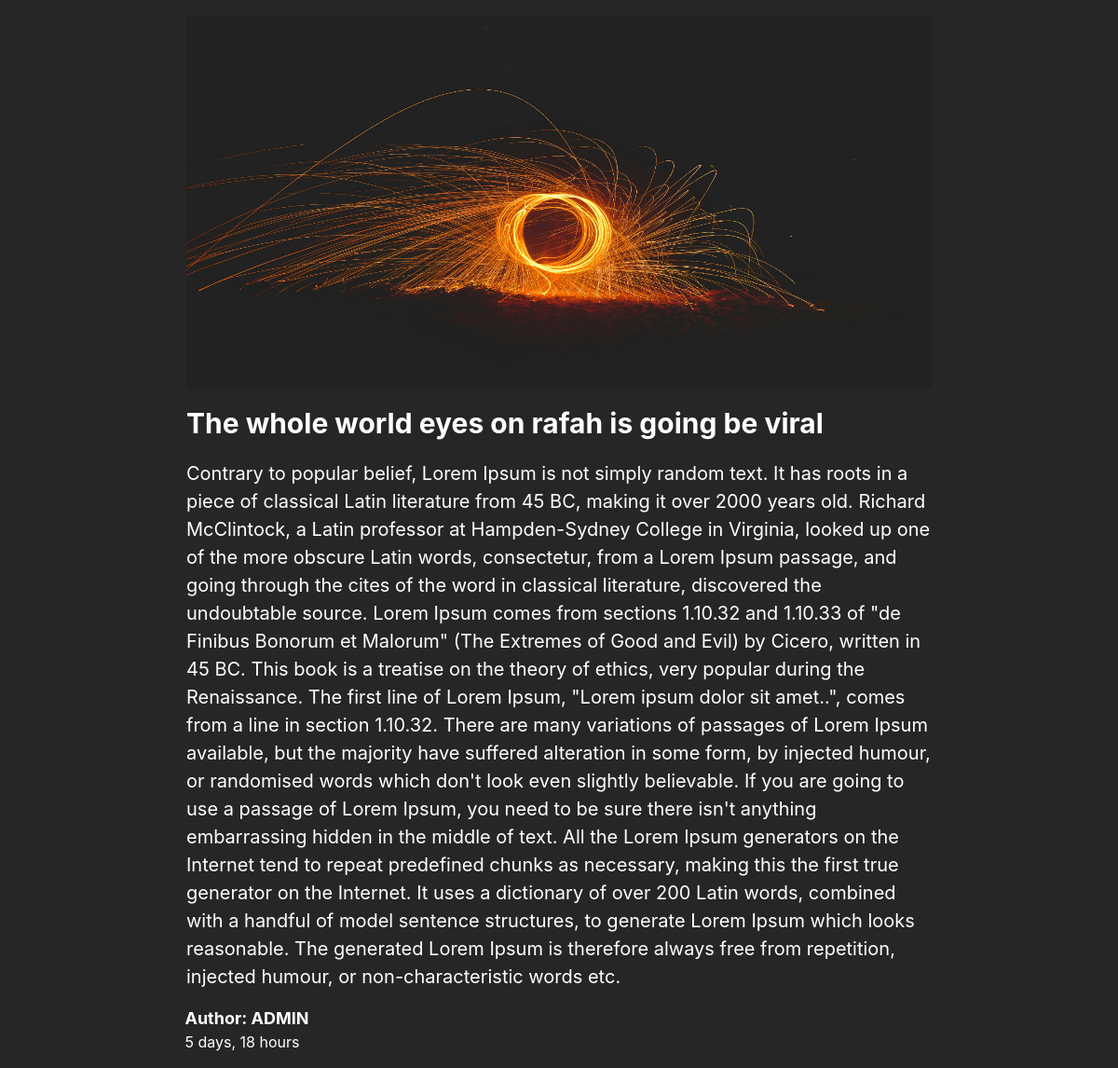
The app's page /blog-reading/7 with its own data.
### blog/models.py (models this page shows, shortened)
class Blog(models.Model):
    title = models.CharField(max_length=400)
    content = models.TextField(unique=True)
    author = models.ForeignKey(User, on_delete=models.CASCADE)
    created_at = models.DateTimeField(auto_now_add=True)
    thumbnail = models.ImageField(upload_to='blog/thumbnail')
    tags = models.ManyToManyField(Tag, related_name="Blog")

### blog/views.py (the view)
# urls.py: path('blog-reading/<int:id>', views.blog_detail, name='blog_reading'),
def blog_detail(request, id):
    blog_details = Blog.objects.get(pk=id)
    return render(request, 'home/blogs/blog_details.html', {'blog_details': blog_details})

### blog/templates/home/blogs/blog_details.html
{% extends "base/base.html" %} {% load static %} {% block css %} <link
rel="stylesheet" href="{% static "css/blog_reading.css" %}"> {% endblock css %}
{% block content %}
<div class="bg-neutral-800 flex flex-col hight-content justify-center items-center">
  <img
    class="w-[350px] h-[200px] md:w-[600px] md:h-[300px] lg:w-[800px] lg:h-[400px] mt-4 rounded"
    src="{{blog_details.thumbnail.url}}"
    alt=""
  />
  <h1 class="text-white text-[30px] font-bold mt-4 w-[350px] md:w-[600px] lg:w-[800px]">{{blog_details.title}}</h1>
  <p class="text-white text-[20px] w-[350px] md:w-[600px] lg:w-[800px] mt-4">{{blog_details.content}}</p>
  <div class="ml-[-80px] lg:ml-[-380px] md:ml-[-180px] flex flex-col mt-4 mb-4">
    <p class="text-white font-bold text-[18px] mr-[140px] md:mr-[290px]">Author: {{blog_details.author|upper}}</p>
    <p class="text-white">{{blog_details.created_at|timesince}}</p>
  </div>
</div>
{% endblock content %}

### blog/static/css/blog_reading.css (style rules this page uses)
.hight-content { height: fit-content; }

### records on screen
Blog: thumbnail (picture), title "The whole world eyes on rafah is going be viral", content "Contrary to popular belief, Lorem Ipsum is not simply random text. It has roots in a piece of classical Latin literature from 45 BC, making it over 2000 years old. Richard McClintock, a Latin professor at Hampden-Sydney College in Virginia, looked up one of the more obscure Latin words, consectetur, from a Lorem Ipsum passage, and going through the cites of the word in classical literature, discovered the undoubtable source. Lorem Ipsum comes from sections 1.10.32 and 1.10.33 of \"de Finibus Bonorum et Malorum\" (The Extremes of Good and Evil) by Cicero, written in 45 BC. This book is a treatise on the theory of ethics, very popular during the Renaissance. The first line of Lorem Ipsum,…", author "ADMIN", created_at "5 days, 18 hours"
